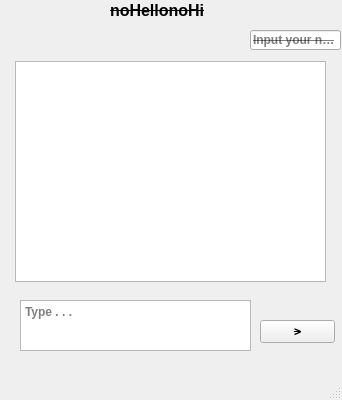
<?xml version="1.0" encoding="UTF-8"?>
<ui version="4.0">
 <class>Messenger</class>
 <widget class="QMainWindow" name="Messenger">
  <property name="enabled">
   <bool>true</bool>
  </property>
  <property name="geometry">
   <rect>
    <x>0</x>
    <y>0</y>
    <width>342</width>
    <height>400</height>
   </rect>
  </property>
  <property name="font">
   <font>
    <weight>75</weight>
    <italic>false</italic>
    <bold>true</bold>
    <underline>false</underline>
    <strikeout>true</strikeout>
   </font>
  </property>
  <property name="windowTitle">
   <string>Messenger</string>
  </property>
  <widget class="QWidget" name="centralwidget">
   <widget class="QPushButton" name="pushButton">
    <property name="geometry">
     <rect>
      <x>260</x>
      <y>320</y>
      <width>75</width>
      <height>23</height>
     </rect>
    </property>
    <property name="text">
     <string>&gt;</string>
    </property>
   </widget>
   <widget class="QTextEdit" name="textEdit">
    <property name="geometry">
     <rect>
      <x>20</x>
      <y>300</y>
      <width>231</width>
      <height>51</height>
     </rect>
    </property>
    <property name="font">
     <font>
      <strikeout>false</strikeout>
     </font>
    </property>
    <property name="tabStopWidth">
     <number>80</number>
    </property>
    <property name="placeholderText">
     <string>Type . . .</string>
    </property>
   </widget>
   <widget class="QTextBrowser" name="textBrowser">
    <property name="geometry">
     <rect>
      <x>15</x>
      <y>61</y>
      <width>311</width>
      <height>221</height>
     </rect>
    </property>
    <property name="font">
     <font>
      <italic>false</italic>
      <strikeout>true</strikeout>
     </font>
    </property>
   </widget>
   <widget class="QLabel" name="label">
    <property name="geometry">
     <rect>
      <x>110</x>
      <y>0</y>
      <width>131</width>
      <height>20</height>
     </rect>
    </property>
    <property name="font">
     <font>
      <pointsize>12</pointsize>
      <strikeout>true</strikeout>
     </font>
    </property>
    <property name="text">
     <string>noHellonoHi</string>
    </property>
   </widget>
   <widget class="QLineEdit" name="lineEdit">
    <property name="geometry">
     <rect>
      <x>250</x>
      <y>30</y>
      <width>91</width>
      <height>20</height>
     </rect>
    </property>
    <property name="styleSheet">
     <string notr="true"/>
    </property>
    <property name="text">
     <string/>
    </property>
    <property name="placeholderText">
     <string>Input your name</string>
    </property>
   </widget>
  </widget>
  <widget class="QMenuBar" name="menubar">
   <property name="geometry">
    <rect>
     <x>0</x>
     <y>0</y>
     <width>342</width>
     <height>21</height>
    </rect>
   </property>
  </widget>
  <widget class="QStatusBar" name="statusbar"/>
 </widget>
 <resources/>
 <connections/>
</ui>
